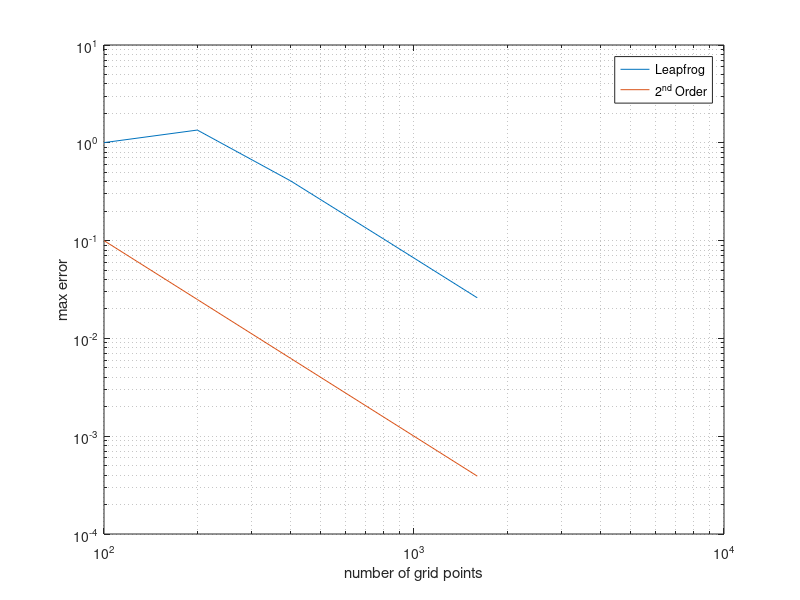

Source code (MATLAB):
close all
loglog([100 200 400 800 1600],[1.00443e0 1.34983e0 4.07863e-1 1.033773e-1 2.6e-2])
hold on
loglog([100 200 400 800 1600],1e3*[1/100^2 1/200^2 1/400^2 1/800^2 1/1600^2])

legend 'Leapfrog' '2^{nd} Order'
xlabel 'number of grid points'
ylabel 'max error'
grid minor

